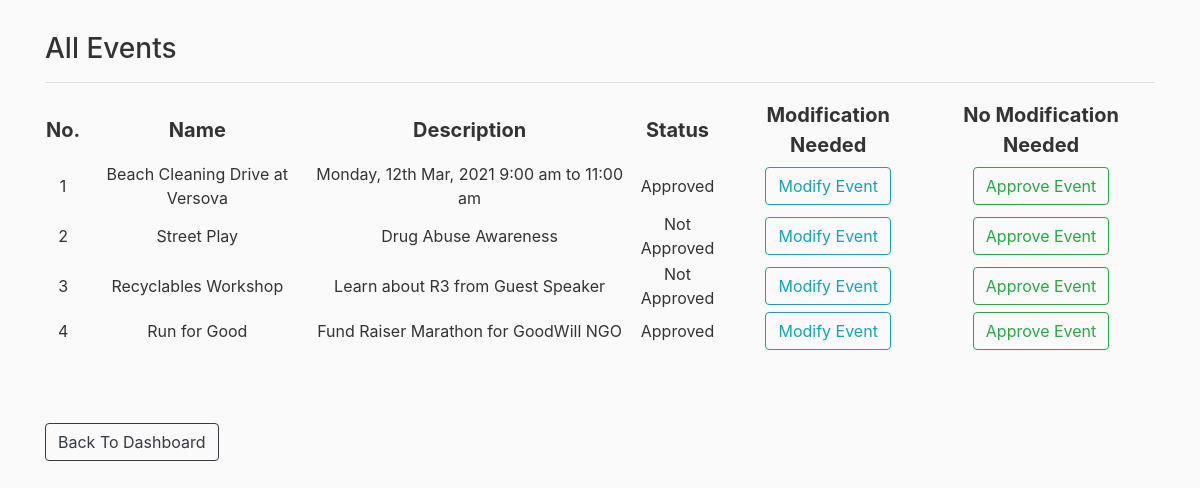
/cp_events (signed in), run on an earlier commit of the app's database.
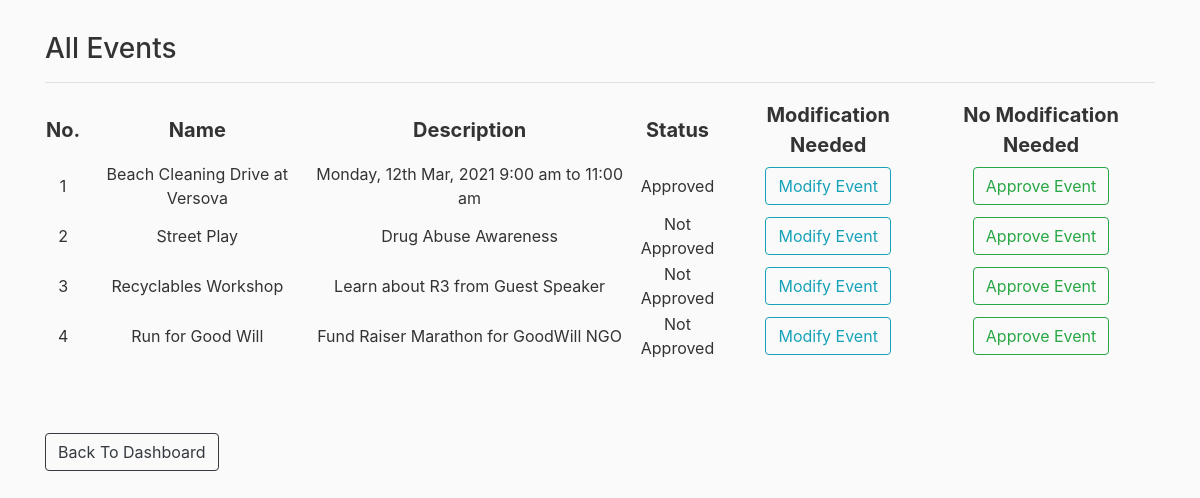
And on a later commit of the database.
### rbac/models.py (models this page shows)
class Event(db.Model):
    id = db.Column(db.Integer, primary_key=True)
    name = db.Column(db.String(50), unique=True)
    description = db.Column(db.String(200), unique=True, nullable=False)
    event_date = db.Column(db.DateTime, index=True, default=datetime.utcnow)
    status = db.Column(db.String(20), nullable=False, default=False) #0=not approved; 1=approved; 2=done
    users_attended = relationship("User", secondary="attendance") #event.users_attended
    users_registered = relationship("User", secondary="registration") #event.users_registered

### rbac/routes.py (the view)
@app.route("/cp_events", methods=['GET','POST'])
@login_required
def cp_events():
    if get_role(current_user) != 'CP':
        return redirect(url_for('home'))
    events = Event.query.all()
    return render_template('cp_events.html',events=events)

### rbac/models.py (called while the page is built)
@login_manager.user_loader
def load_user(user_id):
    return User.query.get(int(user_id))

### rbac/templates/cp_events.html
{% extends "layout.html" %}
{% block content %}
    <h3>All Events</h3>
    <table style="width: 100%; text-align: center;">
        <tr style="font-size: 20px;">
                <th>No.</th>
                <th>Name</th>
                <th>Description</th>
                <th>Status</th>
                <th>Modification Needed</th>
                <th>No Modification Needed</th>
        </tr>
        <hr>
        {% for event in events %}
            <tr>
                <td>{{ loop.index }}</td>
                <td>{{ event.name }}</td>
                <td>{{ event.description }}</td>
                <td>
                    {% if event.status == '1' %}
                        Approved
                    {% elif event.status == '0' %}
                        Not Approved
                    {% elif event.status == '2' %}
                        Changes Needed
                    {% endif %}
                </td>
                <td><a class="btn btn-outline-info" role="button" href="{{ url_for('modify_event',id=event.id)}}">Modify Event</a></td>
                <td><a class="btn btn-outline-success" role="button" href="{{ url_for('approve_event',id=event.id)}}">Approve Event</a></td>
            </tr>
        {% endfor %}
    </table>
    <br><br><br>
    <a href="{{ url_for('cp_dashboard') }}" class="btn btn-outline-dark" >Back To Dashboard</a>
{% endblock content %}

What changed in the data, as far as the page shows it:
changed Event "Fund Raiser Marathon for GoodWill NGO": name "Run for Good" → "Run for Good Will"; status "Approved" → "Not Approved"
